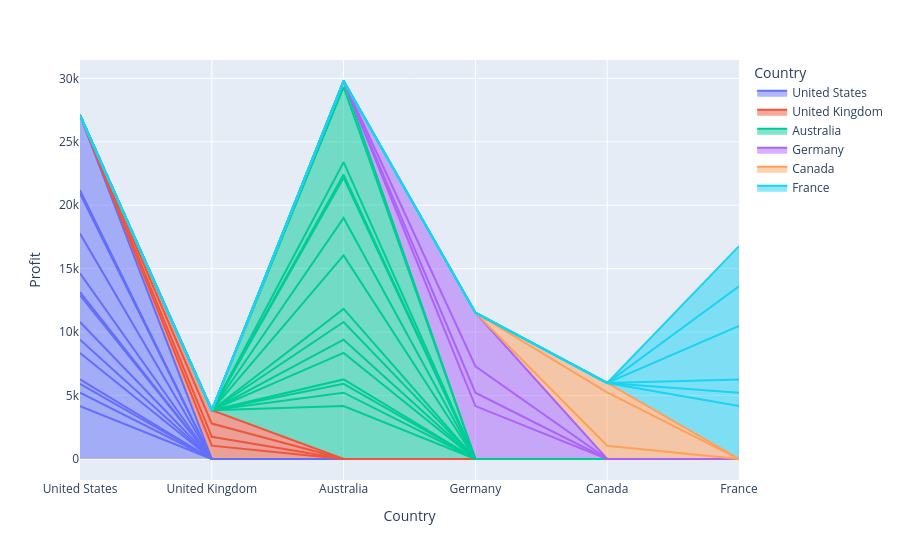

Notebook cell for this chart:
### Markdown cell above
#### `fig`4:- Country wise Profit

### Code cell
fig4= px.data.gapminder()
fig4 = px.area(df,x="Country",y= "Profit",  color="Country", line_group="Profit")
fig4.show()

### Figure 1 — Plotly figure (JSON) as saved in the notebook; plotly's stock layout.template omitted (floating-point values rounded to 4 significant figures)
{"data": [{"fillpattern": {"shape": ""}, "hovertemplate": "Country=%{x}<br>Profit=%{y}<extra></extra>", "legendgroup": "United States", "line": {"color": "#636efa"}, "marker": {"symbol": "circle"}, "mode": "lines", "name": "United States", "orientation": "v", "showlegend": true, "stackgroup": "1", "type": "scatter", "x": ["United States", "United States", "United States", "United States"], "xaxis": "x", "y": [4172, 4172, 4172, 4172], "yaxis": "y"}, {"fillpattern": {"shape": ""}, "hovertemplate": "Country=%{x}<br>Profit=%{y}<extra></extra>", "legendgroup": "United States", "line": {"color": "#636efa"}, "marker": {"symbol": "circle"}, "mode": "lines", "name": "United States", "orientation": "v", "showlegend": false, "stackgroup": "1", "type": "scatter", "x": ["United States", "United States", "United States", "United States", "United States", "United States"], "xaxis": "x", "y": [1054, 1054, 1054, 1054, 1054, 1054], "yaxis": "y"}, {"fillpattern": {"shape": ""}, "hovertemplate": "Country=%{x}<br>Profit=%{y}<extra></extra>", "legendgroup": "United States", "line": {"color": "#636efa"}, "marker": {"symbol": "circle"}, "mode": "lines", "name": "United States", "orientation": "v", "showlegend": false, "stackgroup": "1", "type": "scatter", "x": ["United States"], "xaxis": "x", "y": [698], "yaxis": "y"}, {"fillpattern": {"shape": ""}, "hovertemplate": "Country=%{x}<br>Profit=%{y}<extra></extra>", "legendgroup": "United States", "line": {"color": "#636efa"}, "marker": {"symbol": "circle"}, "mode": "lines", "name": "United States", "orientation": "v", "showlegend": false, "stackgroup": "1", "type": "scatter", "x": ["United States"], "xaxis": "x", "y": [349], "yaxis": "y"}, {"fillpattern": {"shape": ""}, "hovertemplate": "Country=%{x}<br>Profit=%{y}<extra></extra>", "legendgroup": "United States", "line": {"color": "#636efa"}, "marker": {"symbol": "circle"}, "mode": "lines", "name": "United States", "orientation": "v", "showlegend": false, "stackgroup": "1", "type": "scatter", "x": ["United States", "United States", "United States"], "xaxis": "x", "y": [2086, 2086, 2086], "yaxis": "y"}, {"fillpattern": {"shape": ""}, "hovertemplate": "Country=%{x}<br>Profit=%{y}<extra></extra>", "legendgroup": "United States", "line": {"color": "#636efa"}, "marker": {"symbol": "circle"}, "mode": "lines", "name": "United States", "orientation": "v", "showlegend": false, "stackgroup": "1", "type": "scatter", "x": ["United States", "United States", "United States", "United States"], "xaxis": "x", "y": [1043, 1043, 1043, 1043], "yaxis": "y"}, {"fillpattern": {"shape": ""}, "hovertemplate": "Country=%{x}<br>Profit=%{y}<extra></extra>", "legendgroup": "United States", "line": {"color": "#636efa"}, "marker": {"symbol": "circle"}, "mode": "lines", "name": "United States", "orientation": "v", "showlegend": false, "stackgroup": "1", "type": "scatter", "x": ["United States", "United States"], "xaxis": "x", "y": [1396, 1396], "yaxis": "y"}, {"fillpattern": {"shape": ""}, "hovertemplate": "Country=%{x}<br>Profit=%{y}<extra></extra>", "legendgroup": "United States", "line": {"color": "#636efa"}, "marker": {"symbol": "circle"}, "mode": "lines", "name": "United States", "orientation": "v", "showlegend": false, "stackgroup": "1", "type": "scatter", "x": ["United States", "United States", "United States"], "xaxis": "x", "y": [2108, 2108, 2108], "yaxis": "y"}, {"fillpattern": {"shape": ""}, "hovertemplate": "Country=%{x}<br>Profit=%{y}<extra></extra>", "legendgroup": "United States", "line": {"color": "#636efa"}, "marker": {"symbol": "circle"}, "mode": "lines", "name": "United States", "orientation": "v", "showlegend": false, "stackgroup": "1", "type": "scatter", "x": ["United States", "United States", "United States"], "xaxis": "x", "y": [245, 245, 245], "yaxis": "y"}, {"fillpattern": {"shape": ""}, "hovertemplate": "Country=%{x}<br>Profit=%{y}<extra></extra>", "legendgroup": "United States", "line": {"color": "#636efa"}, "marker": {"symbol": "circle"}, "mode": "lines", "name": "United States", "orientation": "v", "showlegend": false, "stackgroup": "1", "type": "scatter", "x": ["United States"], "xaxis": "x", "y": [1488], "yaxis": "y"}, {"fillpattern": {"shape": ""}, "hovertemplate": "Country=%{x}<br>Profit=%{y}<extra></extra>", "legendgroup": "United States", "line": {"color": "#636efa"}, "marker": {"symbol": "circle"}, "mode": "lines", "name": "United States", "orientation": "v", "showlegend": false, "stackgroup": "1", "type": "scatter", "x": ["United States", "United States"], "xaxis": "x", "y": [3129, 3129], "yaxis": "y"}, {"fillpattern": {"shape": ""}, "hovertemplate": "Country=%{x}<br>Profit=%{y}<extra></extra>", "legendgroup": "United States", "line": {"color": "#636efa"}, "marker": {"symbol": "circle"}, "mode": "lines", "name": "United States", "orientation": "v", "showlegend": false, "stackgroup": "1", "type": "scatter", "x": ["United States"], "xaxis": "x", "y": [3162], "yaxis": "y"}, {"fillpattern": {"shape": ""}, "hovertemplate": "Country=%{x}<br>Profit=%{y}<extra></extra>", "legendgroup": "United States", "line": {"color": "#636efa"}, "marker": {"symbol": "circle"}, "mode": "lines", "name": "United States", "orientation": "v", "showlegend": false, "stackgroup": "1", "type": "scatter", "x": ["United States"], "xaxis": "x", "y": [257], "yaxis": "y"}, {"fillpattern": {"shape": ""}, "hovertemplate": "Country=%{x}<br>Profit=%{y}<extra></extra>", "legendgroup": "United States", "line": {"color": "#636efa"}, "marker": {"symbol": "circle"}, "mode": "lines", "name": "United States", "orientation": "v", "showlegend": false, "stackgroup": "1", "type": "scatter", "x": ["United States"], "xaxis": "x", "y": [5908], "yaxis": "y"}, {"fillpattern": {"shape": ""}, "hovertemplate": "Country=%{x}<br>Profit=%{y}<extra></extra>", "legendgroup": "United Kingdom", "line": {"color": "#EF553B"}, "marker": {"symbol": "circle"}, "mode": "lines", "name": "United Kingdom", "orientation": "v", "showlegend": true, "stackgroup": "1", "type": "scatter", "x": ["United Kingdom", "United Kingdom"], "xaxis": "x", "y": [1054, 1054], "yaxis": "y"}, {"fillpattern": {"shape": ""}, "hovertemplate": "Country=%{x}<br>Profit=%{y}<extra></extra>", "legendgroup": "United Kingdom", "line": {"color": "#EF553B"}, "marker": {"symbol": "circle"}, "mode": "lines", "name": "United Kingdom", "orientation": "v", "showlegend": false, "stackgroup": "1", "type": "scatter", "x": ["United Kingdom"], "xaxis": "x", "y": [698], "yaxis": "y"}, {"fillpattern": {"shape": ""}, "hovertemplate": "Country=%{x}<br>Profit=%{y}<extra></extra>", "legendgroup": "United Kingdom", "line": {"color": "#EF553B"}, "marker": {"symbol": "circle"}, "mode": "lines", "name": "United Kingdom", "orientation": "v", "showlegend": false, "stackgroup": "1", "type": "scatter", "x": ["United Kingdom", "United Kingdom", "United Kingdom", "United Kingdom"], "xaxis": "x", "y": [1043, 1043, 1043, 1043], "yaxis": "y"}, {"fillpattern": {"shape": ""}, "hovertemplate": "Country=%{x}<br>Profit=%{y}<extra></extra>", "legendgroup": "United Kingdom", "line": {"color": "#EF553B"}, "marker": {"symbol": "circle"}, "mode": "lines", "name": "United Kingdom", "orientation": "v", "showlegend": false, "stackgroup": "1", "type": "scatter", "x": ["United Kingdom", "United Kingdom"], "xaxis": "x", "y": [1047, 1047], "yaxis": "y"}, {"fillpattern": {"shape": ""}, "hovertemplate": "Country=%{x}<br>Profit=%{y}<extra></extra>", "legendgroup": "Australia", "line": {"color": "#00cc96"}, "marker": {"symbol": "circle"}, "mode": "lines", "name": "Australia", "orientation": "v", "showlegend": true, "stackgroup": "1", "type": "scatter", "x": ["Australia", "Australia", "Australia"], "xaxis": "x", "y": [4172, 4172, 4172], "yaxis": "y"}, {"fillpattern": {"shape": ""}, "hovertemplate": "Country=%{x}<br>Profit=%{y}<extra></extra>", "legendgroup": "Australia", "line": {"color": "#00cc96"}, "marker": {"symbol": "circle"}, "mode": "lines", "name": "Australia", "orientation": "v", "showlegend": false, "stackgroup": "1", "type": "scatter", "x": ["Australia", "Australia", "Australia", "Australia"], "xaxis": "x", "y": [1054, 1054, 1054, 1054], "yaxis": "y"}, {"fillpattern": {"shape": ""}, "hovertemplate": "Country=%{x}<br>Profit=%{y}<extra></extra>", "legendgroup": "Australia", "line": {"color": "#00cc96"}, "marker": {"symbol": "circle"}, "mode": "lines", "name": "Australia", "orientation": "v", "showlegend": false, "stackgroup": "1", "type": "scatter", "x": ["Australia"], "xaxis": "x", "y": [698], "yaxis": "y"}, {"fillpattern": {"shape": ""}, "hovertemplate": "Country=%{x}<br>Profit=%{y}<extra></extra>", "legendgroup": "Australia", "line": {"color": "#00cc96"}, "marker": {"symbol": "circle"}, "mode": "lines", "name": "Australia", "orientation": "v", "showlegend": false, "stackgroup": "1", "type": "scatter", "x": ["Australia", "Australia", "Australia"], "xaxis": "x", "y": [349, 349, 349], "yaxis": "y"}, {"fillpattern": {"shape": ""}, "hovertemplate": "Country=%{x}<br>Profit=%{y}<extra></extra>", "legendgroup": "Australia", "line": {"color": "#00cc96"}, "marker": {"symbol": "circle"}, "mode": "lines", "name": "Australia", "orientation": "v", "showlegend": false, "stackgroup": "1", "type": "scatter", "x": ["Australia", "Australia", "Australia", "Australia"], "xaxis": "x", "y": [2086, 2086, 2086, 2086], "yaxis": "y"}, {"fillpattern": {"shape": ""}, "hovertemplate": "Country=%{x}<br>Profit=%{y}<extra></extra>", "legendgroup": "Australia", "line": {"color": "#00cc96"}, "marker": {"symbol": "circle"}, "mode": "lines", "name": "Australia", "orientation": "v", "showlegend": false, "stackgroup": "1", "type": "scatter", "x": ["Australia", "Australia"], "xaxis": "x", "y": [1043, 1043], "yaxis": "y"}, {"fillpattern": {"shape": ""}, "hovertemplate": "Country=%{x}<br>Profit=%{y}<extra></extra>", "legendgroup": "Australia", "line": {"color": "#00cc96"}, "marker": {"symbol": "circle"}, "mode": "lines", "name": "Australia", "orientation": "v", "showlegend": false, "stackgroup": "1", "type": "scatter", "x": ["Australia"], "xaxis": "x", "y": [1396], "yaxis": "y"}, {"fillpattern": {"shape": ""}, "hovertemplate": "Country=%{x}<br>Profit=%{y}<extra></extra>", "legendgroup": "Australia", "line": {"color": "#00cc96"}, "marker": {"symbol": "circle"}, "mode": "lines", "name": "Australia", "orientation": "v", "showlegend": false, "stackgroup": "1", "type": "scatter", "x": ["Australia", "Australia"], "xaxis": "x", "y": [1028, 1028], "yaxis": "y"}, {"fillpattern": {"shape": ""}, "hovertemplate": "Country=%{x}<br>Profit=%{y}<extra></extra>", "legendgroup": "Australia", "line": {"color": "#00cc96"}, "marker": {"symbol": "circle"}, "mode": "lines", "name": "Australia", "orientation": "v", "showlegend": false, "stackgroup": "1", "type": "scatter", "x": ["Australia"], "xaxis": "x", "y": [4216], "yaxis": "y"}, {"fillpattern": {"shape": ""}, "hovertemplate": "Country=%{x}<br>Profit=%{y}<extra></extra>", "legendgroup": "Australia", "line": {"color": "#00cc96"}, "marker": {"symbol": "circle"}, "mode": "lines", "name": "Australia", "orientation": "v", "showlegend": false, "stackgroup": "1", "type": "scatter", "x": ["Australia"], "xaxis": "x", "y": [2954], "yaxis": "y"}, {"fillpattern": {"shape": ""}, "hovertemplate": "Country=%{x}<br>Profit=%{y}<extra></extra>", "legendgroup": "Australia", "line": {"color": "#00cc96"}, "marker": {"symbol": "circle"}, "mode": "lines", "name": "Australia", "orientation": "v", "showlegend": false, "stackgroup": "1", "type": "scatter", "x": ["Australia"], "xaxis": "x", "y": [3162], "yaxis": "y"}, {"fillpattern": {"shape": ""}, "hovertemplate": "Country=%{x}<br>Profit=%{y}<extra></extra>", "legendgroup": "Australia", "line": {"color": "#00cc96"}, "marker": {"symbol": "circle"}, "mode": "lines", "name": "Australia", "orientation": "v", "showlegend": false, "stackgroup": "1", "type": "scatter", "x": ["Australia"], "xaxis": "x", "y": [257], "yaxis": "y"}, {"fillpattern": {"shape": ""}, "hovertemplate": "Country=%{x}<br>Profit=%{y}<extra></extra>", "legendgroup": "Australia", "line": {"color": "#00cc96"}, "marker": {"symbol": "circle"}, "mode": "lines", "name": "Australia", "orientation": "v", "showlegend": false, "stackgroup": "1", "type": "scatter", "x": ["Australia"], "xaxis": "x", "y": [980], "yaxis": "y"}, {"fillpattern": {"shape": ""}, "hovertemplate": "Country=%{x}<br>Profit=%{y}<extra></extra>", "legendgroup": "Australia", "line": {"color": "#00cc96"}, "marker": {"symbol": "circle"}, "mode": "lines", "name": "Australia", "orientation": "v", "showlegend": false, "stackgroup": "1", "type": "scatter", "x": ["Australia"], "xaxis": "x", "y": [5908], "yaxis": "y"}, {"fillpattern": {"shape": ""}, "hovertemplate": "Country=%{x}<br>Profit=%{y}<extra></extra>", "legendgroup": "Australia", "line": {"color": "#00cc96"}, "marker": {"symbol": "circle"}, "mode": "lines", "name": "Australia", "orientation": "v", "showlegend": false, "stackgroup": "1", "type": "scatter", "x": ["Australia"], "xaxis": "x", "y": [490], "yaxis": "y"}, {"fillpattern": {"shape": ""}, "hovertemplate": "Country=%{x}<br>Profit=%{y}<extra></extra>", "legendgroup": "Germany", "line": {"color": "#ab63fa"}, "marker": {"symbol": "circle"}, "mode": "lines", "name": "Germany", "orientation": "v", "showlegend": true, "stackgroup": "1", "type": "scatter", "x": ["Germany"], "xaxis": "x", "y": [4172], "yaxis": "y"}, {"fillpattern": {"shape": ""}, "hovertemplate": "Country=%{x}<br>Profit=%{y}<extra></extra>", "legendgroup": "Germany", "line": {"color": "#ab63fa"}, "marker": {"symbol": "circle"}, "mode": "lines", "name": "Germany", "orientation": "v", "showlegend": false, "stackgroup": "1", "type": "scatter", "x": ["Germany", "Germany", "Germany"], "xaxis": "x", "y": [1054, 1054, 1054], "yaxis": "y"}, {"fillpattern": {"shape": ""}, "hovertemplate": "Country=%{x}<br>Profit=%{y}<extra></extra>", "legendgroup": "Germany", "line": {"color": "#ab63fa"}, "marker": {"symbol": "circle"}, "mode": "lines", "name": "Germany", "orientation": "v", "showlegend": false, "stackgroup": "1", "type": "scatter", "x": ["Germany"], "xaxis": "x", "y": [2086], "yaxis": "y"}, {"fillpattern": {"shape": ""}, "hovertemplate": "Country=%{x}<br>Profit=%{y}<extra></extra>", "legendgroup": "Germany", "line": {"color": "#ab63fa"}, "marker": {"symbol": "circle"}, "mode": "lines", "name": "Germany", "orientation": "v", "showlegend": false, "stackgroup": "1", "type": "scatter", "x": ["Germany"], "xaxis": "x", "y": [4216], "yaxis": "y"}, {"fillpattern": {"shape": ""}, "hovertemplate": "Country=%{x}<br>Profit=%{y}<extra></extra>", "legendgroup": "Canada", "line": {"color": "#FFA15A"}, "marker": {"symbol": "circle"}, "mode": "lines", "name": "Canada", "orientation": "v", "showlegend": true, "stackgroup": "1", "type": "scatter", "x": ["Canada", "Canada", "Canada", "Canada"], "xaxis": "x", "y": [1043, 1043, 1043, 1043], "yaxis": "y"}, {"fillpattern": {"shape": ""}, "hovertemplate": "Country=%{x}<br>Profit=%{y}<extra></extra>", "legendgroup": "Canada", "line": {"color": "#FFA15A"}, "marker": {"symbol": "circle"}, "mode": "lines", "name": "Canada", "orientation": "v", "showlegend": false, "stackgroup": "1", "type": "scatter", "x": ["Canada"], "xaxis": "x", "y": [4216], "yaxis": "y"}, {"fillpattern": {"shape": ""}, "hovertemplate": "Country=%{x}<br>Profit=%{y}<extra></extra>", "legendgroup": "Canada", "line": {"color": "#FFA15A"}, "marker": {"symbol": "circle"}, "mode": "lines", "name": "Canada", "orientation": "v", "showlegend": false, "stackgroup": "1", "type": "scatter", "x": ["Canada"], "xaxis": "x", "y": [735], "yaxis": "y"}, {"fillpattern": {"shape": ""}, "hovertemplate": "Country=%{x}<br>Profit=%{y}<extra></extra>", "legendgroup": "France", "line": {"color": "#19d3f3"}, "marker": {"symbol": "circle"}, "mode": "lines", "name": "France", "orientation": "v", "showlegend": true, "stackgroup": "1", "type": "scatter", "x": ["France"], "xaxis": "x", "y": [4172], "yaxis": "y"}, {"fillpattern": {"shape": ""}, "hovertemplate": "Country=%{x}<br>Profit=%{y}<extra></extra>", "legendgroup": "France", "line": {"color": "#19d3f3"}, "marker": {"symbol": "circle"}, "mode": "lines", "name": "France", "orientation": "v", "showlegend": false, "stackgroup": "1", "type": "scatter", "x": ["France"], "xaxis": "x", "y": [1054], "yaxis": "y"}, {"fillpattern": {"shape": ""}, "hovertemplate": "Country=%{x}<br>Profit=%{y}<extra></extra>", "legendgroup": "France", "line": {"color": "#19d3f3"}, "marker": {"symbol": "circle"}, "mode": "lines", "name": "France", "orientation": "v", "showlegend": false, "stackgroup": "1", "type": "scatter", "x": ["France", "France"], "xaxis": "x", "y": [1043, 1043], "yaxis": "y"}, {"fillpattern": {"shape": ""}, "hovertemplate": "Country=%{x}<br>Profit=%{y}<extra></extra>", "legendgroup": "France", "line": {"color": "#19d3f3"}, "marker": {"symbol": "circle"}, "mode": "lines", "name": "France", "orientation": "v", "showlegend": false, "stackgroup": "1", "type": "scatter", "x": ["France"], "xaxis": "x", "y": [4216], "yaxis": "y"}, {"fillpattern": {"shape": ""}, "hovertemplate": "Country=%{x}<br>Profit=%{y}<extra></extra>", "legendgroup": "France", "line": {"color": "#19d3f3"}, "marker": {"symbol": "circle"}, "mode": "lines", "name": "France", "orientation": "v", "showlegend": false, "stackgroup": "1", "type": "scatter", "x": ["France"], "xaxis": "x", "y": [3129], "yaxis": "y"}, {"fillpattern": {"shape": ""}, "hovertemplate": "Country=%{x}<br>Profit=%{y}<extra></extra>", "legendgroup": "France", "line": {"color": "#19d3f3"}, "marker": {"symbol": "circle"}, "mode": "lines", "name": "France", "orientation": "v", "showlegend": false, "stackgroup": "1", "type": "scatter", "x": ["France", "France"], "xaxis": "x", "y": [3162, 3162], "yaxis": "y"}], "layout": {"legend": {"title": {"text": "Country"}, "tracegroupgap": 0}, "margin": {"t": 60}, "xaxis": {"anchor": "y", "categoryarray": ["United States", "United Kingdom", "Australia", "Germany", "Canada", "France"], "categoryorder": "array", "domain": [0, 1], "title": {"text": "Country"}}, "yaxis": {"anchor": "x", "categoryarray": [735, 490, 5908, 980, 257, 3162, 3129, 1488, 2954, 245, 4216, 1028, 2108, 1047, 1396, 1043, 2086, 349, 698, 1054, 4172], "categoryorder": "array", "domain": [0, 1], "title": {"text": "Profit"}}}}
